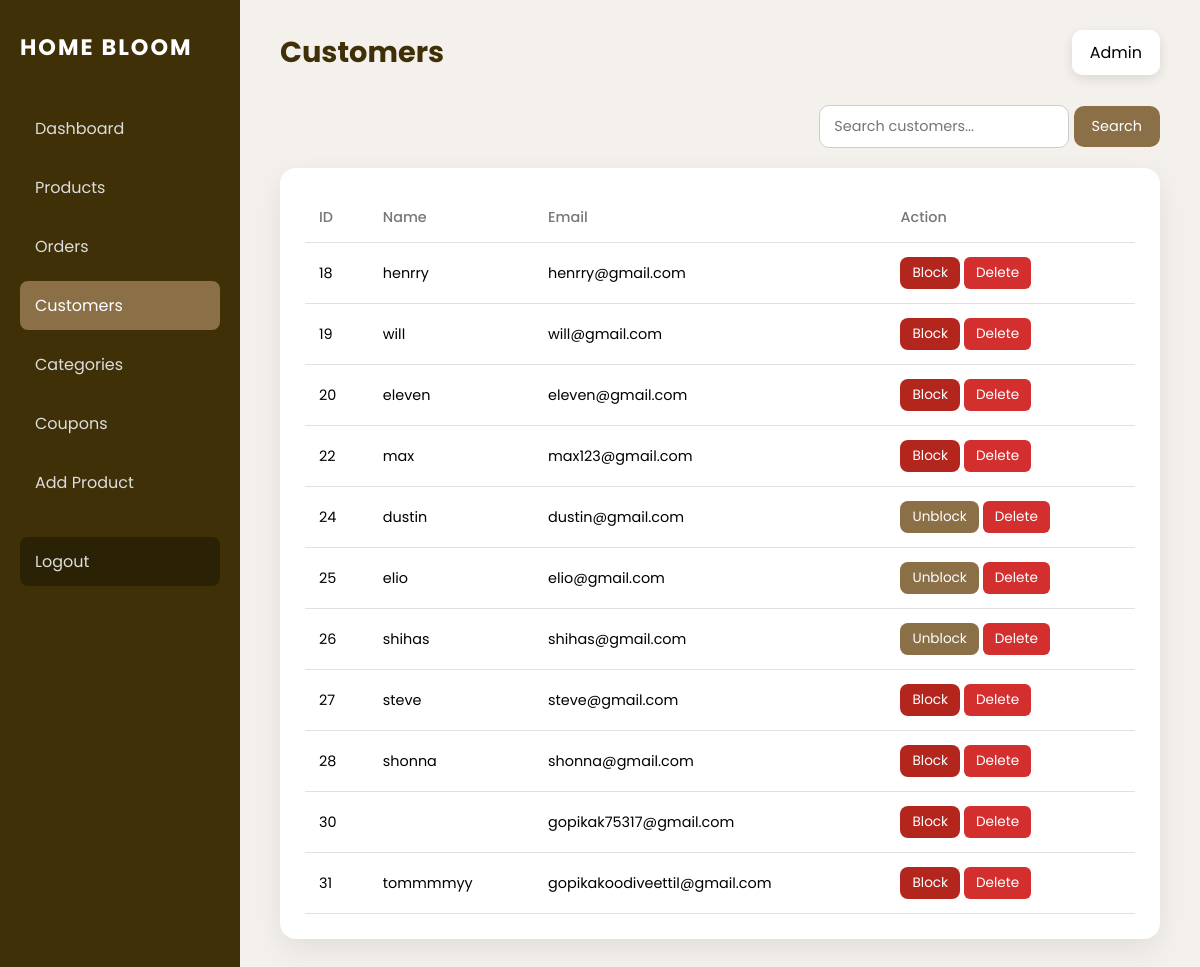
Page /admincutomer/ (signed in) on the committed database.
### bloom/models.py (models this page shows, shortened)
class User(AbstractUser):
    email = models.EmailField(unique=True)
    USERNAME_FIELD = "email"
    REQUIRED_FIELDS = ["username"]

### bloom/views.py (the view)
# urls.py: path('admincutomer/',views.admincustomer,name='admincustomer'),
@never_cache
@staff_member_required(login_url='home')
def admincustomer(request):
    if not request.user.is_staff:
        return HttpResponseForbidden("Access denied")
    customers = User.objects.filter(is_staff=False)
    return render(request, "admincustomer.html", {
        "customers": customers
    })

### bloom/templates/admincustomer.html (shortened to what this page needs)
<!DOCTYPE html>
<html lang="en">
<head>
</head>
<body>
<div class="dashboard-wrapper">
    <aside class="sidebar">
        <h2 class="brand">HOME BLOOM</h2>
        <nav>
            <a href="{% url 'admindashboard' %}">Dashboard</a>
            <a href="{%url 'adminproduct'%}">Products</a>
            <a href="{% url 'adminorder' %}">Orders</a>
             <a href="{%url 'admincustomer'%}"class="active">Customers</a>
            <a href="{%url 'admincategory'%}">Categories</a>
            <a href="{%url 'admincoupon'%}">Coupons</a>
            <a href="{%url 'addproduct'%}">Add Product</a>
            <a href="/" class="logout">Logout</a>
        </nav>
    </aside>
    <main class="main-content">
        <div class="top-bar">
            <h1>Customers</h1>
            <div class="admin-info">Admin</div>
        </div>
        <div class="search-wrapper">
            <form method="get" action="{% url 'admincustomer' %}">
                <input type="text" name="q" placeholder="Search customers..." class="search-input">
                <button type="submit" class="search-btn">Search</button>
            </form>
        </div>
        <div class="table-wrapper">
            <table>
                <thead>
                    <tr>
                        <th>ID</th>
                        <th>Name</th>
                        <th>Email</th>
                        <th>Action</th>
                    </tr>
                </thead>
                <tbody>
    {% for user in customers %}
    <tr>
        <td>{{ user.id }}</td>
        <td>{{ user.username }}</td>
        <td>{{ user.email }}</td>
        <td>
    <form action="{% url 'toggle_customer_block' user.id %}" method="post" style="display:inline;">
    <button type="submit"
        style="
            padding:6px 12px;
            border-radius:8px;
            border:none;
            cursor:pointer;
            font-size:0.85rem;
            background:{% if user.is_active %}#b3261e{% else %}#8B6F47{% endif %};
            color:#fff;
        ">
        {% if user.is_active %}
            Block
        {% else %}
            Unblock
        {% endif %}
    </button>
</form>
  <form action="{% url 'delete_customer' user.id %}" method="post" style="display:inline;">
    <button type="submit" class="delete-btn">Delete</button>
</form>
</td>
    </tr>
    {% empty %}
    <tr>
        <td colspan="4">No customers found</td>
    </tr>
    {% endfor %}
</tbody>
            </table>
        </div>
    </main>
</div>
</body>
</html>

### bloom/templates/admincustomer.html (style rules this page uses)
* { margin:0; padding:0; box-sizing:border-box; font-family:'Poppins', sans-serif; }
body { background:#f4f1ec; }
.dashboard-wrapper { display:flex; min-height:100vh; }
.sidebar { width:240px; background:#3f3007; color:#fff; padding:30px 20px; }
.brand { font-size:1.4rem; letter-spacing:2px; margin-bottom:40px; }
.sidebar nav a { display:block; color:#ddd; text-decoration:none; padding:12px 15px; border-radius:8px; margin-bottom:10px; }
.sidebar nav a:hover, .sidebar nav a.active { background:#8B6F47; color:#fff; }
.logout { margin-top:30px; background:#2b2205; }
.main-content { flex:1; padding:30px 40px; }
.top-bar { display:flex; justify-content:space-between; align-items:center; margin-bottom:30px; }
.top-bar h1 { font-size:1.8rem; color:#3f3007; }
.admin-info { background:#fff; padding:10px 18px; border-radius:10px; box-shadow:0 4px 12px rgba(0,0,0,.1); }
.search-wrapper { margin-bottom:20px; display:flex; justify-content:flex-end; gap:10px; }
.search-input { padding:10px 14px; border-radius:10px; border:1px solid #ccc; font-size:0.9rem; width:250px; }
.search-btn { padding:10px 18px; border-radius:10px; border:none; background:#8B6F47; color:#fff; font-size:0.9rem; cursor:pointer; }
.table-wrapper { background:#fff; border-radius:16px; padding:25px; box-shadow:0 10px 30px rgba(0,0,0,.08); overflow-x:auto; }
table { width:100%; border-collapse:collapse; min-width:800px; }
th,td { padding:14px; text-align:left; border-bottom:1px solid #e0e0e0; font-size:0.9rem; }
th { color:#777; font-weight:500; }
.delete-btn { background-color: #d32f2f; color: #fff; border: none; padding: 6px 12px; border-radius: 6px; cursor: pointer; font-size: 0.85rem; transition: background 0.3s; }

### rows in the picture
User: id "18", username "henrry", email "henrry@gmail.com", is_active "Block"
User: id "19", username "will", email "will@gmail.com", is_active "Block"
User: id "20", username "eleven", email "eleven@gmail.com", is_active "Block"
User: id "22", username "max", email "max123@gmail.com", is_active "Block"
User: id "24", username "dustin", email "dustin@gmail.com", is_active "Unblock"
User: id "25", username "elio", email "elio@gmail.com", is_active "Unblock"
User: id "26", username "shihas", email "shihas@gmail.com", is_active "Unblock"
User: id "27", username "steve", email "steve@gmail.com", is_active "Block"
User: id "28", username "shonna", email "shonna@gmail.com", is_active "Block"
User: id "30", email "gopikak75317@gmail.com", is_active "Block"
User: id "31", username "tommmmyy", email "gopikakoodiveettil@gmail.com", is_active "Block"
